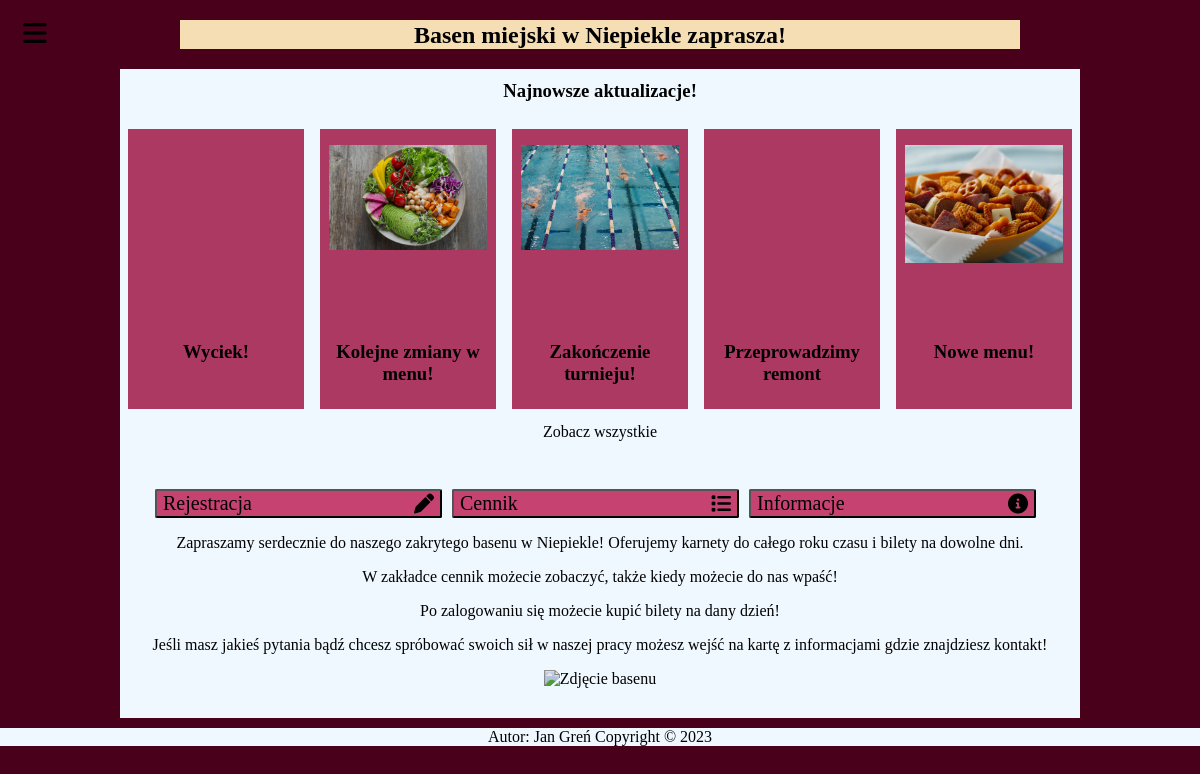
Screenshot of /Projekt/index.php with the database file from the repository.
### tables this page shows
CREATE TABLE `news` (
  `idNews` int(11) NOT NULL,
  `FK_idUser` int(11) NOT NULL,
  `newsTitle` varchar(30) NOT NULL,
  `content` text NOT NULL,
  `img` varchar(255) NOT NULL,
  `creationDate` date NOT NULL,
  `sportEvent` tinyint(1) DEFAULT NULL
);

### Projekt/index.php (the view, shortened to what this page needs)
<!DOCTYPE html>
<html lang="pl">
<head>
    <link rel="stylesheet" href="fontawesome-free-6.1.1-web/css/all.css">
    <link rel="stylesheet" href="./CSS/style.css">
    <link rel="stylesheet" href="./CSS/styleIndex.css">
</head>
<body>
    <header class="blur">
        <h2>Basen miejski w <span>Niepiekle</span> zaprasza!</h2>
    </header>
    <nav>
        <button id="menu"><i class="fa-solid fa-bars fa-stack-2x"></i></button>
    </nav>
    <main class="blur">
        <div id="maincol">
            <h3 id="newsHeader">Najnowsze aktualizacje!</h3>
            <div id="news">
                <?php
                    $connection = new ConnectToDB();
                    $connection = $connection->getConnection();
                    if(is_object($connection)) {
                        $connection->query("SET NAMES UTF8");
                        $querySQLNews1 = "SELECT newsTitle, img FROM news ORDER BY idNews DESC LIMIT 5";
                        $queryNews1 = $connection->query($querySQLNews1);
                        while($rowNews = mysqli_fetch_row($queryNews1))
                        {
                            echo "<div class='newestNews'>
                                <div class='imgForNews' style='background-image: url(./Classes/Admin/Images/$rowNews[1])'></div>
                                <h3>$rowNews[0]</h3>
                            </div>";
                        }
                    }
                    else
                    {
                        echo $connection;
                    }
                ?>
                <footer id="newsFooter"><a href="aktualizacje.php">Zobacz wszystkie</a></footer>
            </div>
            <div class="description">
                <div id="indexMenu">
                    <a href="login.php"><button>Rejestracja<i class="fa-solid fa-pen"></i></button></a>
                    <a href="cennik.php"><button>Cennik<i class="fa-solid fa-list"></i></button></a>
                    <a href="info.html"><button>Informacje<i class="fa-solid fa-circle-info"></i></button></a>
                </div>
                <p>
                    Zapraszamy serdecznie do naszego zakrytego basenu w Niepiekle! Oferujemy karnety do całego roku czasu i bilety na dowolne dni.
                </p>
                <p>
                    W zakładce cennik możecie zobaczyć, także kiedy możecie do nas wpaść!
                </p>
                <p>
                    Po zalogowaniu się możecie kupić bilety na dany dzień!
                </p>
                <p>
                    Jeśli masz jakieś pytania bądź chcesz spróbować swoich sił w naszej pracy możesz wejść na kartę z informacjami gdzie znajdziesz kontakt!
                </p>
                <img class="poolImg" src="./Assets/design-pool-swimming-water-wallpaper-preview.jpg" alt="Zdjęcie basenu">
            </div>
        </div>
    </main>
    <footer class="blur">
        <p>Autor: Jan Greń Copyright © 2023</p>
    </footer>
</body>
</html>

### Projekt/CSS/style.css (style rules this page uses)
* { box-sizing: border-box; font-family: 'Yu Gothic'; }
button { cursor: pointer; }
body { margin: 0; background-color: #49001a; }
a, a:visited { text-decoration: none; color: inherit; }
#menu, #exit { position: fixed; left: 10px; top: 10px; height: 50px; width: 50px; border: none; background-color: transparent; }
#menu > i, #exit > i { top: 10px; }
header { background-color: wheat; width: 70vw; margin-left: auto; margin-right: auto; text-align: center; }
header span { transition: ease-out 0.3s; }
h2 { padding-top: 2px; padding-bottom: 0; }
.poolImg { width: 90%; height: 90vh; transition: ease-out 0.3s; filter: brightness(90%); }
main, footer { width: 80vw; background-color: aliceblue; margin-left: auto; margin-right: auto; text-align: center; }
#news { position: relative; margin-bottom: 3em; }
#newsFooter { background-color: transparent; width: 80%; padding-top: 30px; clear: both; }
.newestNews { position: relative; top: 1em; margin-left: 0.5em; margin-right: 0.5em; width: calc(20% - 1em); height: 35vh; float: left; background-color: #ab3961; }
.imgForNews { width: 90%; height: 70%; margin-top: 1em; margin-right: auto; margin-left: auto; filter: brightness(90%); transition: ease-out 0.3s; background-repeat: no-repeat; background-size: contain; }
.newestNews > h3 { margin-top: 0; }
.description { padding: 0 30px 30px 30px; }
footer { width: 100%; position: relative; }
footer > p, #foot > p { margin-top: 10px; margin-bottom: 0; }

### Projekt/CSS/styleIndex.css (style rules this page uses)
.newestNews { transition: ease-out 0.3s; }
#indexMenu { display: grid; width: 100%; grid-template-columns: 33% 33% 33%; }
#indexMenu a button { margin-right: 5px; margin-left: 5px; font-size: 20px; width: calc(100% - 10px); display: flex; justify-content: space-between; flex-direction: row; align-items: center; background-color: #c64270; border-radius: 2px; transition: ease-out 0.3s; }
#newsHeader { margin-top: 0; padding-top: 0.6em; margin-bottom: 0.6em; }

### rows the page displays
news: newsTitle "Wyciek!"
news: img (picture), newsTitle "Kolejne zmiany w menu!"
news: img (picture), newsTitle "Zakończenie turnieju!"
news: newsTitle "Przeprowadzimy remont"
news: img (picture), newsTitle "Nowe menu!"
